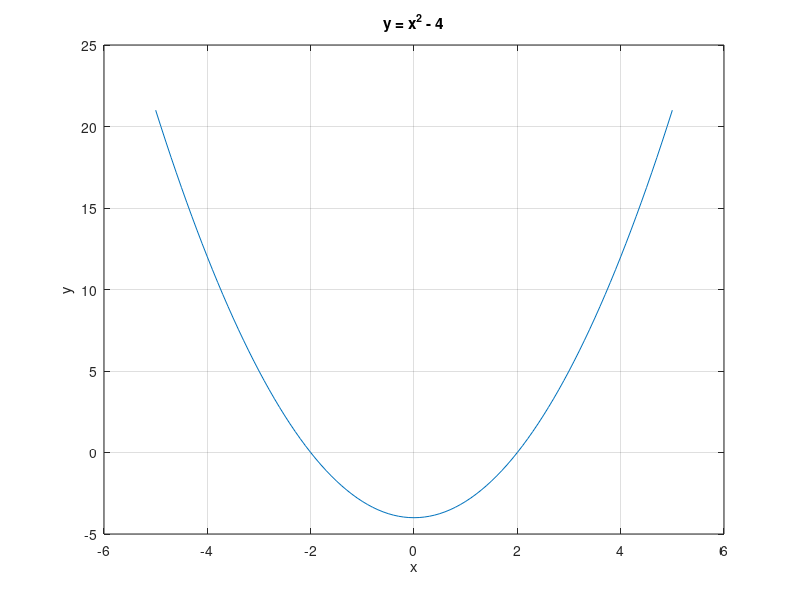
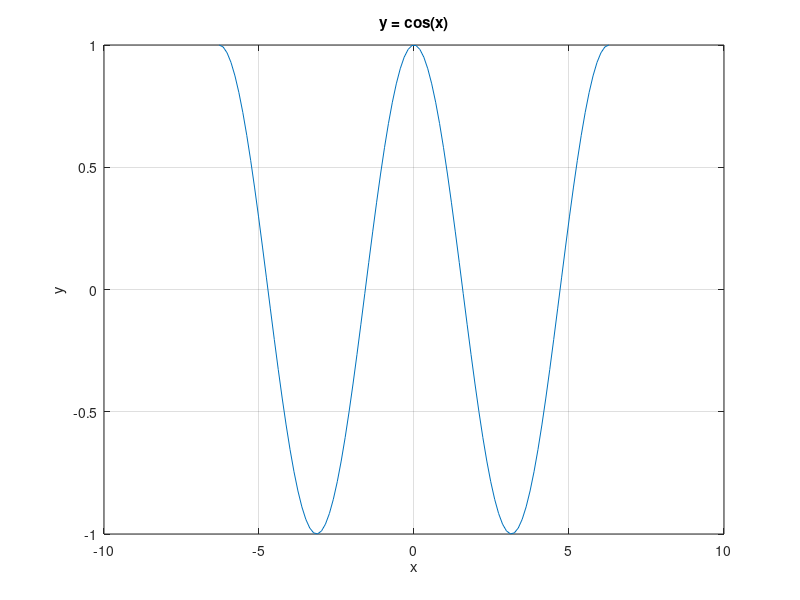
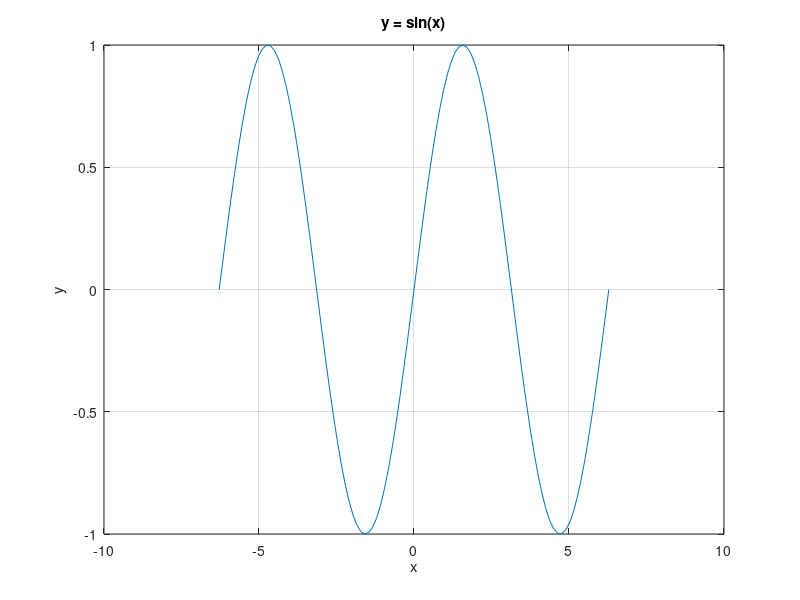
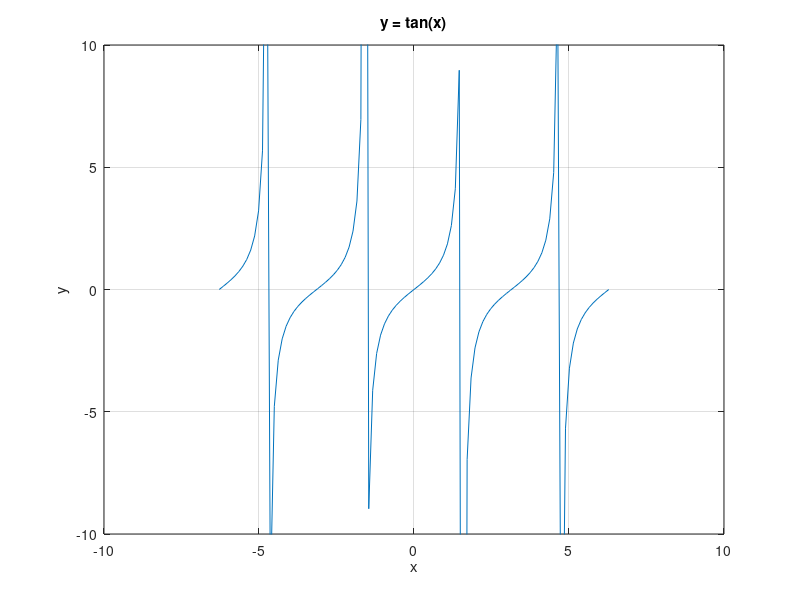

The MATLAB source for these figures, in order:
x1 = -5:0.1:5;
y1 = x1.^2 - 4;
figure;
plot(x1, y1);
title('y = x^2 - 4');
xlabel('x');
ylabel('y');
grid on;

x2 = linspace(-2*pi, 2*pi, 100);

figure;
plot(x2, cos(x2));
title('y = cos(x)');
xlabel('x');
ylabel('y');
grid on;

figure;
plot(x2, sin(x2));
title('y = sin(x)');
xlabel('x');
ylabel('y');
grid on;

figure;
plot(x2, tan(x2));
title('y = tan(x)');
xlabel('x');
ylabel('y');
grid on;
ylim([-10 10]); % ograniczenie zakresu dla tan(x)
